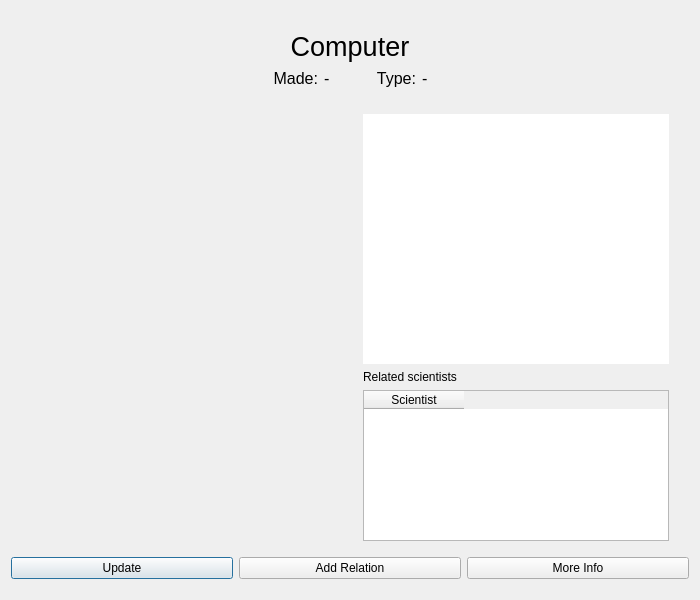
<?xml version="1.0" encoding="UTF-8"?>
<ui version="4.0">
 <class>ComputerWindow</class>
 <widget class="QDialog" name="ComputerWindow">
  <property name="geometry">
   <rect>
    <x>0</x>
    <y>0</y>
    <width>700</width>
    <height>600</height>
   </rect>
  </property>
  <property name="sizePolicy">
   <sizepolicy hsizetype="Preferred" vsizetype="Preferred">
    <horstretch>0</horstretch>
    <verstretch>0</verstretch>
   </sizepolicy>
  </property>
  <property name="windowTitle">
   <string>Dialog</string>
  </property>
  <layout class="QVBoxLayout" name="verticalLayout">
   <item>
    <spacer name="verticalSpacer">
     <property name="orientation">
      <enum>Qt::Vertical</enum>
     </property>
     <property name="sizeType">
      <enum>QSizePolicy::Fixed</enum>
     </property>
     <property name="sizeHint" stdset="0">
      <size>
       <width>20</width>
       <height>20</height>
      </size>
     </property>
    </spacer>
   </item>
   <item>
    <layout class="QHBoxLayout" name="horizontalLayout_2">
     <item>
      <widget class="QLabel" name="inputName">
       <property name="font">
        <font>
         <pointsize>20</pointsize>
        </font>
       </property>
       <property name="layoutDirection">
        <enum>Qt::LeftToRight</enum>
       </property>
       <property name="text">
        <string>Computer</string>
       </property>
       <property name="alignment">
        <set>Qt::AlignCenter</set>
       </property>
      </widget>
     </item>
    </layout>
   </item>
   <item>
    <layout class="QHBoxLayout" name="horizontalLayout_3">
     <item>
      <spacer name="horizontalSpacer_4">
       <property name="orientation">
        <enum>Qt::Horizontal</enum>
       </property>
       <property name="sizeType">
        <enum>QSizePolicy::Expanding</enum>
       </property>
       <property name="sizeHint" stdset="0">
        <size>
         <width>150</width>
         <height>20</height>
        </size>
       </property>
      </spacer>
     </item>
     <item>
      <widget class="QLabel" name="died">
       <property name="font">
        <font>
         <pointsize>12</pointsize>
        </font>
       </property>
       <property name="text">
        <string>Made:</string>
       </property>
       <property name="alignment">
        <set>Qt::AlignRight|Qt::AlignTrailing|Qt::AlignVCenter</set>
       </property>
      </widget>
     </item>
     <item>
      <widget class="QLabel" name="inputYear">
       <property name="font">
        <font>
         <pointsize>12</pointsize>
        </font>
       </property>
       <property name="text">
        <string>-</string>
       </property>
      </widget>
     </item>
     <item>
      <spacer name="horizontalSpacer">
       <property name="orientation">
        <enum>Qt::Horizontal</enum>
       </property>
       <property name="sizeType">
        <enum>QSizePolicy::Fixed</enum>
       </property>
       <property name="sizeHint" stdset="0">
        <size>
         <width>40</width>
         <height>20</height>
        </size>
       </property>
      </spacer>
     </item>
     <item>
      <widget class="QLabel" name="born">
       <property name="font">
        <font>
         <pointsize>12</pointsize>
        </font>
       </property>
       <property name="text">
        <string>Type:</string>
       </property>
       <property name="alignment">
        <set>Qt::AlignRight|Qt::AlignTrailing|Qt::AlignVCenter</set>
       </property>
      </widget>
     </item>
     <item>
      <widget class="QLabel" name="inputType">
       <property name="font">
        <font>
         <pointsize>12</pointsize>
        </font>
       </property>
       <property name="text">
        <string>-</string>
       </property>
      </widget>
     </item>
     <item>
      <spacer name="horizontalSpacer_5">
       <property name="orientation">
        <enum>Qt::Horizontal</enum>
       </property>
       <property name="sizeType">
        <enum>QSizePolicy::MinimumExpanding</enum>
       </property>
       <property name="sizeHint" stdset="0">
        <size>
         <width>150</width>
         <height>20</height>
        </size>
       </property>
      </spacer>
     </item>
    </layout>
   </item>
   <item>
    <spacer name="verticalSpacer_2">
     <property name="orientation">
      <enum>Qt::Vertical</enum>
     </property>
     <property name="sizeType">
      <enum>QSizePolicy::Fixed</enum>
     </property>
     <property name="sizeHint" stdset="0">
      <size>
       <width>20</width>
       <height>20</height>
      </size>
     </property>
    </spacer>
   </item>
   <item>
    <layout class="QHBoxLayout" name="horizontalLayout_4">
     <item>
      <spacer name="horizontalSpacer_2">
       <property name="orientation">
        <enum>Qt::Horizontal</enum>
       </property>
       <property name="sizeType">
        <enum>QSizePolicy::Preferred</enum>
       </property>
       <property name="sizeHint" stdset="0">
        <size>
         <width>20</width>
         <height>20</height>
        </size>
       </property>
      </spacer>
     </item>
     <item>
      <widget class="QLabel" name="inputPicture">
       <property name="sizePolicy">
        <sizepolicy hsizetype="MinimumExpanding" vsizetype="MinimumExpanding">
         <horstretch>0</horstretch>
         <verstretch>0</verstretch>
        </sizepolicy>
       </property>
       <property name="minimumSize">
        <size>
         <width>0</width>
         <height>0</height>
        </size>
       </property>
       <property name="maximumSize">
        <size>
         <width>350</width>
         <height>16777215</height>
        </size>
       </property>
       <property name="text">
        <string/>
       </property>
       <property name="pixmap">
        <pixmap/>
       </property>
      </widget>
     </item>
     <item>
      <spacer name="horizontalSpacer_6">
       <property name="orientation">
        <enum>Qt::Horizontal</enum>
       </property>
       <property name="sizeType">
        <enum>QSizePolicy::Fixed</enum>
       </property>
       <property name="sizeHint" stdset="0">
        <size>
         <width>20</width>
         <height>20</height>
        </size>
       </property>
      </spacer>
     </item>
     <item>
      <layout class="QVBoxLayout" name="verticalLayout_2">
       <item>
        <widget class="QTextBrowser" name="inputAbout">
         <property name="sizePolicy">
          <sizepolicy hsizetype="Expanding" vsizetype="Expanding">
           <horstretch>0</horstretch>
           <verstretch>0</verstretch>
          </sizepolicy>
         </property>
         <property name="minimumSize">
          <size>
           <width>250</width>
           <height>250</height>
          </size>
         </property>
         <property name="font">
          <font>
           <pointsize>10</pointsize>
          </font>
         </property>
         <property name="focusPolicy">
          <enum>Qt::StrongFocus</enum>
         </property>
         <property name="autoFillBackground">
          <bool>false</bool>
         </property>
         <property name="frameShape">
          <enum>QFrame::NoFrame</enum>
         </property>
         <property name="html">
          <string>&lt;!DOCTYPE HTML PUBLIC &quot;-//W3C//DTD HTML 4.0//EN&quot; &quot;http://www.w3.org/TR/REC-html40/strict.dtd&quot;&gt;
&lt;html&gt;&lt;head&gt;&lt;meta name=&quot;qrichtext&quot; content=&quot;1&quot; /&gt;&lt;style type=&quot;text/css&quot;&gt;
p, li { white-space: pre-wrap; }
&lt;/style&gt;&lt;/head&gt;&lt;body style=&quot; font-family:'MS Shell Dlg 2'; font-size:10pt; font-weight:400; font-style:normal;&quot;&gt;
&lt;p align=&quot;center&quot; style=&quot;-qt-paragraph-type:empty; margin-top:0px; margin-bottom:0px; margin-left:0px; margin-right:0px; -qt-block-indent:0; text-indent:0px;&quot;&gt;&lt;br /&gt;&lt;/p&gt;&lt;/body&gt;&lt;/html&gt;</string>
         </property>
         <property name="openExternalLinks">
          <bool>true</bool>
         </property>
        </widget>
       </item>
       <item>
        <widget class="QLabel" name="label">
         <property name="text">
          <string>Related scientists</string>
         </property>
        </widget>
       </item>
       <item>
        <widget class="QTableWidget" name="relationTable">
         <property name="sizePolicy">
          <sizepolicy hsizetype="Expanding" vsizetype="Expanding">
           <horstretch>0</horstretch>
           <verstretch>0</verstretch>
          </sizepolicy>
         </property>
         <attribute name="verticalHeaderVisible">
          <bool>false</bool>
         </attribute>
         <column>
          <property name="text">
           <string>Scientist</string>
          </property>
         </column>
        </widget>
       </item>
      </layout>
     </item>
     <item>
      <spacer name="horizontalSpacer_3">
       <property name="orientation">
        <enum>Qt::Horizontal</enum>
       </property>
       <property name="sizeType">
        <enum>QSizePolicy::Fixed</enum>
       </property>
       <property name="sizeHint" stdset="0">
        <size>
         <width>20</width>
         <height>20</height>
        </size>
       </property>
      </spacer>
     </item>
    </layout>
   </item>
   <item>
    <spacer name="verticalSpacer_4">
     <property name="orientation">
      <enum>Qt::Vertical</enum>
     </property>
     <property name="sizeType">
      <enum>QSizePolicy::Fixed</enum>
     </property>
     <property name="sizeHint" stdset="0">
      <size>
       <width>20</width>
       <height>10</height>
      </size>
     </property>
    </spacer>
   </item>
   <item>
    <layout class="QHBoxLayout" name="horizontalLayout">
     <item>
      <widget class="QPushButton" name="buttonUpdate_2">
       <property name="text">
        <string>Update</string>
       </property>
      </widget>
     </item>
     <item>
      <widget class="QPushButton" name="buttonAddRelation">
       <property name="text">
        <string>Add Relation</string>
       </property>
      </widget>
     </item>
     <item>
      <widget class="QPushButton" name="buttonInfo">
       <property name="text">
        <string>More Info</string>
       </property>
      </widget>
     </item>
    </layout>
   </item>
   <item>
    <spacer name="verticalSpacer_3">
     <property name="orientation">
      <enum>Qt::Vertical</enum>
     </property>
     <property name="sizeType">
      <enum>QSizePolicy::Fixed</enum>
     </property>
     <property name="sizeHint" stdset="0">
      <size>
       <width>20</width>
       <height>10</height>
      </size>
     </property>
    </spacer>
   </item>
  </layout>
 </widget>
 <resources/>
 <connections/>
</ui>
